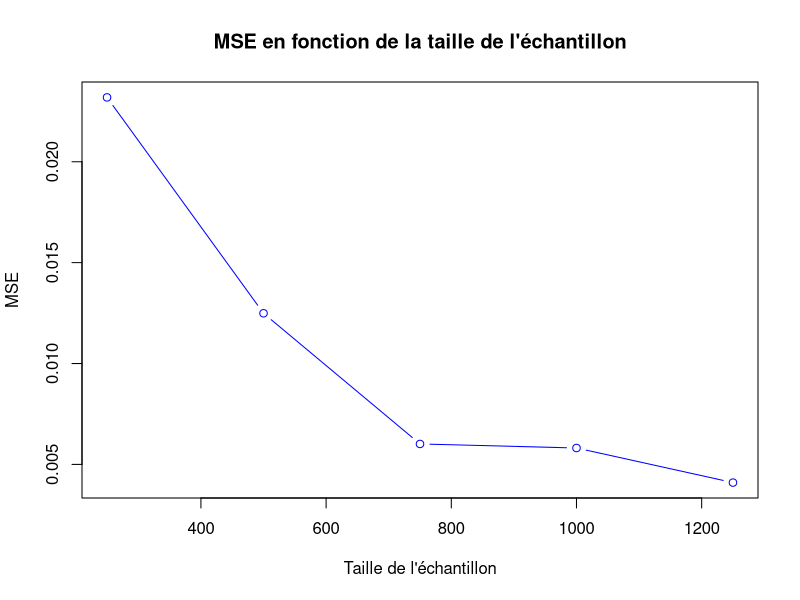
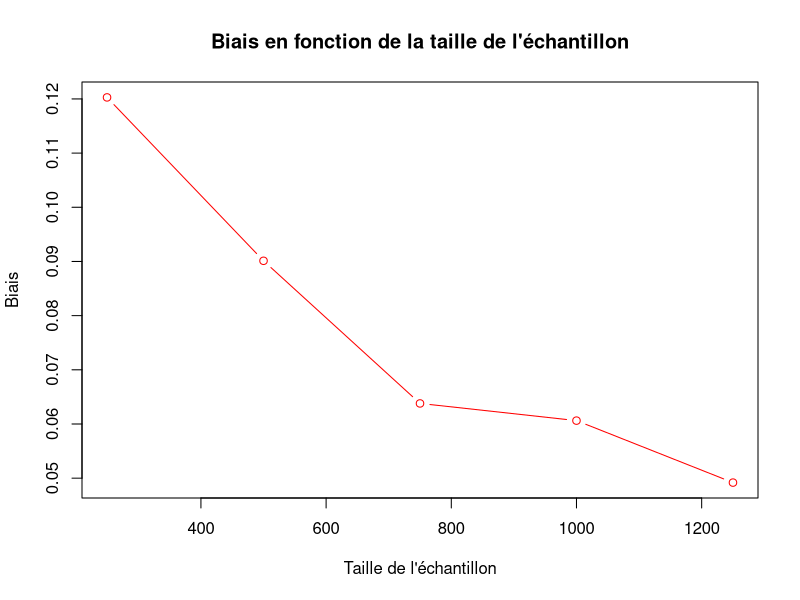
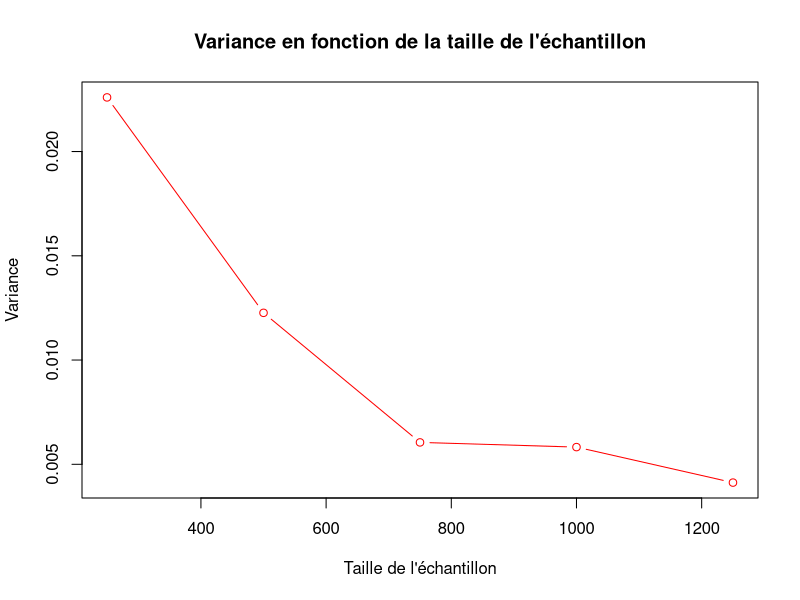
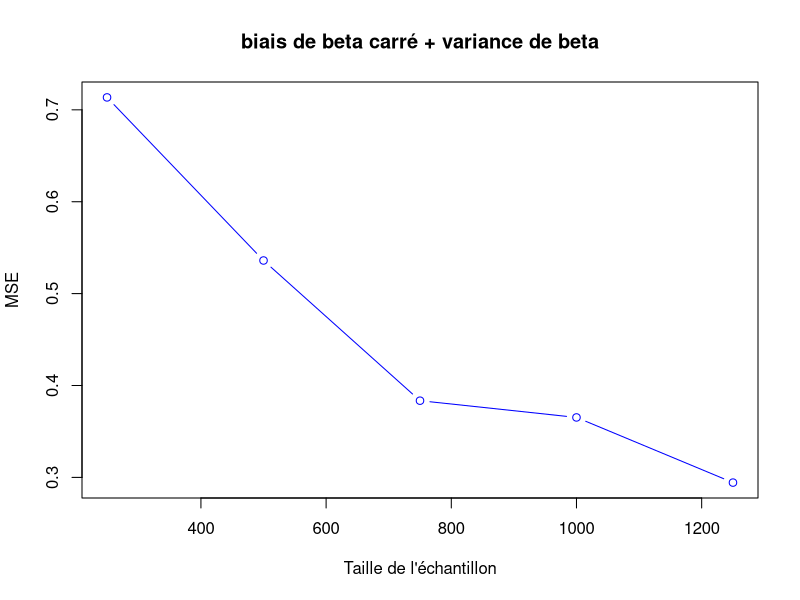

The R source for these figures, in order:
library(stats)
library(ggplot2)
library(pracma)

# Fonction pour initialiser les listes avec des valeurs aléatoires de distribution Gumbel
initialisation <- function(n) {
  unif.distrib <- runif(n, min = 0, max = 1)
  gumb.distrib.initial <- vector("numeric", length = n)
  for (i in 1:n){
    gumb.distrib.initial[i] <- -3 * log(-log(unif.distrib[i], base = exp(1)), base = exp(1)) + 2
  }
  return(gumb.distrib.initial)
}


# Fonction de log-vraisemblance
log_vraissemblance <- function(params, L) {
  beta <- params[1]
  mu <- params[2]
  n <- length(L)
  result <- sum( (mu - L)/beta - exp((mu - L)/beta))
  result<-result-n*log(beta)
  return(-result)
}

# Initialisation des listes de différentes tailles
l_250 <- numeric(250)
l_500 <- numeric(500)
l_750 <- numeric(750)
l_1000 <- numeric(1000)
l_1250 <- numeric(1250)

# Nombre de simulations
M <- 100

# MSE pour beta
MSE_250 <- numeric(M)
MSE_500 <- numeric(M)
MSE_750 <- numeric(M)
MSE_1000 <- numeric(M)
MSE_1250 <- numeric(M)

#MSE de mu
MSEmu_250 <- numeric(M)
MSEmu_500 <- numeric(M)
MSEmu_750 <- numeric(M)
MSEmu_1000 <- numeric(M)
MSEmu_1250 <- numeric(M)


# Biais pour beta
B_250 <- numeric(M)
B_500 <- numeric(M)
B_750 <- numeric(M)
B_1000 <- numeric(M)
B_1250 <- numeric(M)

#biais de mu
Bmu_250 <- numeric(M)
Bmu_500 <- numeric(M)
Bmu_750 <- numeric(M)
Bmu_1000 <- numeric(M)
Bmu_1250 <- numeric(M)

# Variance de beta
V_250 <- numeric(M)
V_500 <- numeric(M)
V_750 <- numeric(M)
V_1000 <- numeric(M)
V_1250 <- numeric(M)


# Variance de mu
Vmu_250 <- numeric(M)
Vmu_500 <- numeric(M)
Vmu_750 <- numeric(M)
Vmu_1000 <- numeric(M)
Vmu_1250 <- numeric(M)

#valeur des estimateurs de beta vraissemblance

beta_hat_250<- numeric(M)
beta_hat_500<- numeric(M)
beta_hat_750<- numeric(M)
beta_hat_1000<- numeric(M)
beta_hat_1250<- numeric(M)

#valeur des estimateurs de mu vraiasemblance

mu_hat_250<- numeric(M)
mu_hat_500<- numeric(M)
mu_hat_750<- numeric(M)
mu_hat_1000<- numeric(M)
mu_hat_1250<- numeric(M)


# Boucle de simulations
for (i in 1:M) {
  l_250 <- initialisation(250)
  l_500 <- initialisation(500)
  l_750 <- initialisation(750)
  l_1000 <- initialisation(1000)
  l_1250 <- initialisation(1250)
  
  res_250 <- optim(c(4, 3), log_vraissemblance, L=l_250, method="L-BFGS-B", lower=c(0.1, 0), upper=c(5, 5))
  res_500 <- optim(c(4, 3), log_vraissemblance, L=l_500, method="L-BFGS-B", lower=c(0.1, 0), upper=c(5, 5))
  res_750 <- optim(c(4, 3), log_vraissemblance, L=l_750, method="L-BFGS-B", lower=c(0.1, 0), upper=c(5, 5))
  res_1000 <- optim(c(4, 3), log_vraissemblance, L=l_1000, method="L-BFGS-B", lower=c(0.1, 0), upper=c(5, 5))
  res_1250 <- optim(c(4, 3), log_vraissemblance, L=l_1250, method="L-BFGS-B", lower=c(0.1, 0), upper=c(5, 5))
  
  MSE_250[i] <- (res_250$par[1] - 3)^2
  MSE_500[i] <- (res_500$par[1] - 3)^2
  MSE_750[i] <- (res_750$par[1] - 3)^2
  MSE_1000[i] <- (res_1000$par[1] - 3)^2
  MSE_1250[i] <- (res_1250$par[1] - 3)^2
  
  MSEmu_250[i] <- (res_250$par[2] - 2)^2
  MSEmu_500[i] <- (res_500$par[2] - 2)^2
  MSEmu_750[i] <- (res_750$par[2] - 2)^2
  MSEmu_1000[i] <- (res_1000$par[2] - 2)^2
  MSEmu_1250[i] <- (res_1250$par[2] - 2)^2
  
  B_250[i] <- abs(res_250$par[1] - 3)
  B_500[i] <- abs(res_500$par[1] - 3)
  B_750[i] <- abs(res_750$par[1] - 3)
  B_1000[i] <- abs(res_1000$par[1] - 3)
  B_1250[i] <- abs(res_1250$par[1] - 3)
  
  Bmu_250[i] <- (res_250$par[2] - 2)^2
  Bmu_500[i] <- (res_500$par[2] - 2)^2
  Bmu_750[i] <- (res_750$par[2] - 2)^2
  Bmu_1000[i] <- (res_1000$par[2] - 2)^2
  Bmu_1250[i] <- (res_1250$par[2] - 2)^2
  
  
  beta_hat_250[i]<- res_250$par[1]
  beta_hat_500[i]<- res_500$par[1]
  beta_hat_750[i]<- res_750$par[1]
  beta_hat_1000[i]<- res_1000$par[1]
  beta_hat_1250[i]<-res_1250$par[1]
  
  mu_hat_250[i]<- res_250$par[2]
  mu_hat_500[i]<- res_500$par[2]
  mu_hat_750[i]<- res_750$par[2]
  mu_hat_1000[i]<- res_1000$par[2]
  mu_hat_1250[i]<-res_1250$par[2]
  
  
}



abcis <- c(250, 500, 750, 1000, 1250)
MSE_tot <- c(mean(MSE_250), mean(MSE_500), mean(MSE_750), mean(MSE_1000), mean(MSE_1250))
B_tot <- c(mean(B_250), mean(B_500), mean(B_750), mean(B_1000), mean(B_1250))
V_tot<-c(var(beta_hat_250),var(beta_hat_500),var(beta_hat_750),var(beta_hat_1000),var(beta_hat_1250))

# Tracé des MSE
plot(abcis, MSE_tot, type="b", col="blue", xlab="Taille de l'échantillon", ylab="MSE", main="MSE en fonction de la taille de l'échantillon")

# Tracé des biais
plot(abcis, B_tot, type="b", col="red", xlab="Taille de l'échantillon", ylab="Biais", main="Biais en fonction de la taille de l'échantillon")

# Tracé de la variance 
plot(abcis, V_tot, type="b", col="red", xlab="Taille de l'échantillon", ylab="Variance", main="Variance en fonction de la taille de l'échantillon")

# On plot le biais de beta carré + la variance de beta 
B_V_tot <-c(mean(abs(beta_hat_250^2 -9)),mean(abs(beta_hat_500^2 -9)),mean(abs(beta_hat_750^2 -9)),mean(abs(beta_hat_1000^2 -9)),mean(abs(beta_hat_1250^2 -9)))


plot(abcis, B_V_tot, type="b", col="blue", xlab="Taille de l'échantillon", ylab="MSE", main="biais de beta carré + variance de beta")
